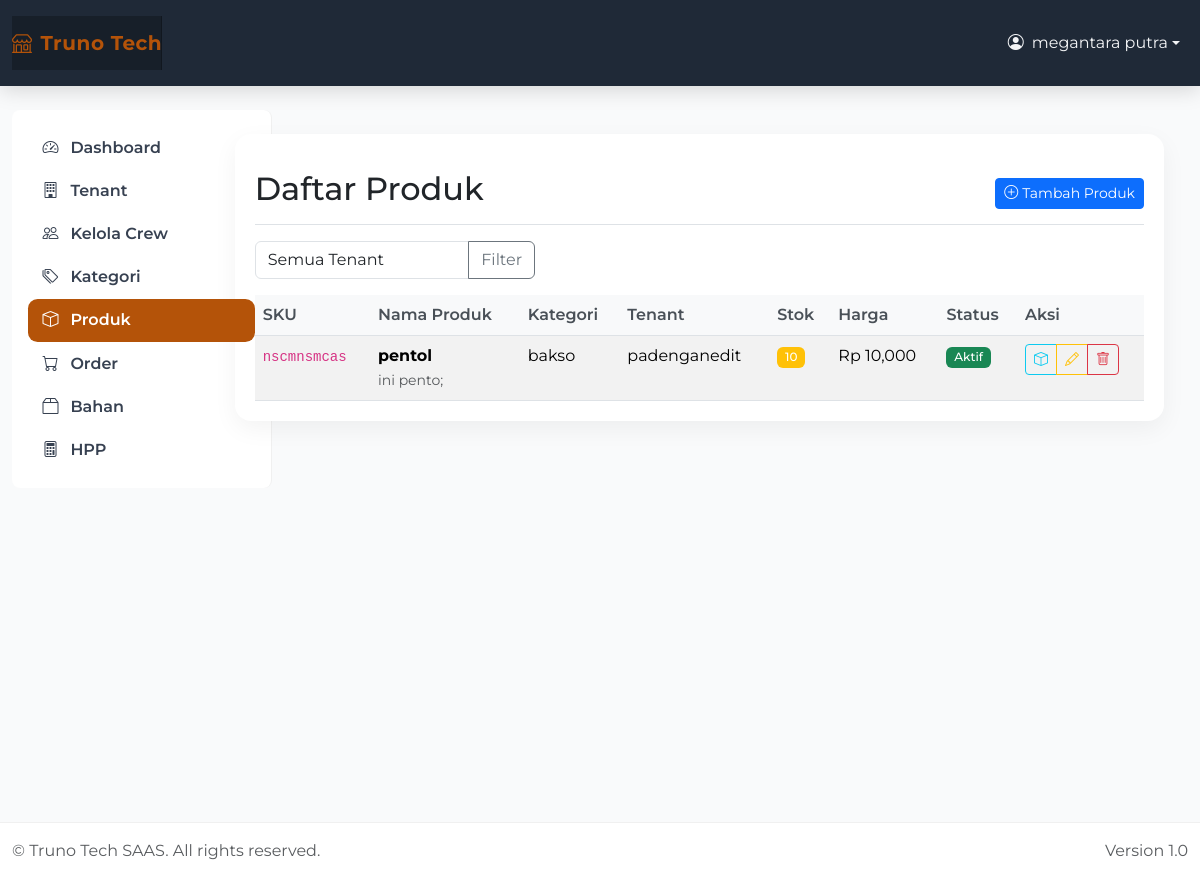
The page /products/ (signed in) on the database its author committed.
### apps/products/models.py (models this page shows, shortened)
class Product(models.Model):
    tenant = models.ForeignKey(Tenant, on_delete=models.CASCADE, related_name='products')
    category = models.ForeignKey(ProductCategory, on_delete=models.CASCADE, related_name='products')
    sku = models.CharField(max_length=50)
    name = models.CharField(max_length=200)
    description = models.TextField(blank=True)
    qty = models.IntegerField(default=0)
    price = models.BigIntegerField()  # Price in cents/rupiah
    is_active = models.BooleanField(default=True)
    created_by = models.ForeignKey(User, on_delete=models.CASCADE)
    created_at = models.DateTimeField(auto_now_add=True)
    updated_at = models.DateTimeField(auto_now=True)
    @property
    def price_display(self):
        return f"Rp {self.price:,}"
    class Meta:
        db_table = 'products'
        unique_together = ['tenant', 'sku']
        ordering = ['name']

class ProductCategory(models.Model):
    tenant = models.ForeignKey(Tenant, on_delete=models.CASCADE, related_name='categories')
    name = models.CharField(max_length=100)
    description = models.TextField(blank=True)
    created_by = models.ForeignKey(User, on_delete=models.CASCADE)
    created_at = models.DateTimeField(auto_now_add=True)
    updated_at = models.DateTimeField(auto_now=True)
    class Meta:
        db_table = 'product_categories'
        unique_together = ['tenant', 'name']
        ordering = ['name']

### apps/tenants/models.py (models this page shows, shortened)
class Tenant(models.Model):
    owner = models.ForeignKey(User, on_delete=models.CASCADE, related_name='tenants')
    name = models.CharField(max_length=200)
    address = models.TextField()
    phone = models.CharField(max_length=15)
    is_active = models.BooleanField(default=True)
    created_at = models.DateTimeField(auto_now_add=True)
    updated_at = models.DateTimeField(auto_now=True)
    class Meta:
        db_table = 'tenants'
        ordering = ['-created_at']

### apps/products/views.py (the view)
# urls.py: path('', views.product_list_view, name='list'),
@login_required
def product_list_view(request):
    tenants = get_accessible_tenants(request.user)
    products = Product.objects.filter(tenant__in=tenants).select_related('tenant', 'category')
    tenant_filter = request.GET.get('tenant')
    if tenant_filter:
        products = products.filter(tenant_id=tenant_filter)
    return render(request, 'products/product_list.html', {
        'products': products,
        'tenants': tenants,
        'selected_tenant': int(tenant_filter) if tenant_filter else None
    })

### apps/products/views.py (called while the page is built)
def get_accessible_tenants(user):
    if not hasattr(user, 'userprofile'):
        return Tenant.objects.none()
    if user.userprofile.role == 'client':
        return Tenant.objects.filter(owner=user)
    elif user.userprofile.role == 'crew':
        return Tenant.objects.filter(tenant_accesses__crew=user)
    return Tenant.objects.none()

### apps/products/templates/products/product_list.html (shortened to what this page needs)
{% extends 'base.html' %}
{% block content %}
<div class="d-flex justify-content-between flex-wrap flex-md-nowrap align-items-center pt-3 pb-2 mb-3 border-bottom">
    <h1 class="h2">Daftar Produk</h1>
    <div class="btn-toolbar mb-2 mb-md-0">
        <a href="{% url 'products:create' %}" class="btn btn-sm btn-primary">
            <i class="bi bi-plus-circle me-1"></i>Tambah Produk
        </a>
    </div>
</div>
<div class="row mb-3">
    <div class="col-md-4">
        <form method="get">
            <div class="input-group">
                <select name="tenant" class="form-control">
                    <option value="">Semua Tenant</option>
                </select>
                <button class="btn btn-outline-secondary" type="submit">Filter</button>
            </div>
        </form>
    </div>
</div>
{% if products %}
    <div class="table-responsive">
        <table class="table table-striped">
            <thead>
                <tr>
                    <th>SKU</th>
                    <th>Nama Produk</th>
                    <th>Kategori</th>
                    <th>Tenant</th>
                    <th>Stok</th>
                    <th>Harga</th>
                    <th>Status</th>
                    <th>Aksi</th>
                </tr>
            </thead>
            <tbody>
                {% for product in products %}
                <tr>
                    <td><code>{{ product.sku }}</code></td>
                    <td>
                        <strong>{{ product.name }}</strong>
                        {% if product.description %}
                            <br><small class="text-muted">{{ product.description|truncatewords:8 }}</small>
                        {% endif %}
                    </td>
                    <td>{{ product.category.name }}</td>
                    <td>{{ product.tenant.name }}</td>
                    <td>
                        <span class="badge {% if product.qty > 10 %}bg-success{% elif product.qty > 5 %}bg-warning{% else %}bg-danger{% endif %}">
                            {{ product.qty }}
                        </span>
                    </td>
                    <td>{{ product.price_display }}</td>
                    <td>
                        {% if product.is_active %}
                            <span class="badge bg-success">Aktif</span>
                        {% else %}
                            <span class="badge bg-secondary">Nonaktif</span>
                        {% endif %}
                    </td>
                    <td>
                        <div class="btn-group btn-group-sm" role="group">
                            <a href="{% url 'products:stock_adjustment' product.id %}"
                               class="btn btn-outline-info" title="Atur Stok">
                                <i class="bi bi-box"></i>
                            </a>
                            <a href="{% url 'products:edit' product.id %}"
                               class="btn btn-outline-warning" title="Edit">
                                <i class="bi bi-pencil"></i>
                            </a>
                            <a href="{% url 'products:delete' product.id %}"
                               class="btn btn-outline-danger" title="Hapus"
                               onclick="return confirm('Yakin ingin menghapus produk ini?')">
                                <i class="bi bi-trash"></i>
                            </a>
                        </div>
                    </td>
                </tr>
                {% endfor %}
            </tbody>
        </table>
    </div>
{% endif %}
{% endblock %}

### templates/base.html (shortened to what this page needs)
{% load static %}
<!DOCTYPE html>
<html lang="id" data-bs-theme="light">
<head>
  <link href="https://cdn.jsdelivr.net/npm/bootstrap@5.3.3/dist/css/bootstrap.min.css" rel="stylesheet" />
  <link href="https://cdn.jsdelivr.net/npm/bootstrap-icons@1.11.3/font/bootstrap-icons.css" rel="stylesheet" />
  <link rel="stylesheet" href="{% static 'css/custom.css' %}">
</head>
<body class="d-flex flex-column">
{% if user.is_authenticated %}
  <nav class="navbar navbar-expand-lg navbar-dark app-navbar py-3">
    <div class="container-fluid">
      <a class="navbar-brand d-flex align-items-center" href="{% url 'dashboard:home' %}">
        <i class="bi bi-shop me-2"></i>
        Truno Tech
      </a>
      <div class="collapse navbar-collapse" id="topbarNav">
        <ul class="navbar-nav ms-auto">
          <li class="nav-item dropdown">
            <a class="nav-link dropdown-toggle d-flex align-items-center" href="#" role="button" data-bs-toggle="dropdown" aria-expanded="false">
              <i class="bi bi-person-circle me-2"></i>
              {{ user.get_full_name|default:user.username }}
            </a>
          </li>
        </ul>
      </div>
    </div>
  </nav>
  <div class="container-fluid app-shell py-4">
    <div class="row g-3">
      <aside class="col-lg-3 col-xl-2 d-none d-lg-block">
        <div class="app-sidebar rounded-3 p-3">
          <div class="sidebar-inner">
            {% url 'dashboard:home' as dashboard_url %}
            {% url 'accounts:create_client' as create_client_url %}
            {% url 'tenants:list' as tenants_url %}
            {% url 'accounts:create_crew' as create_crew_url %}
            {% url 'products:category_list' as category_url %}
            {% url 'products:list' as products_url %}
            {% url 'orders:list' as orders_url %}
            {% url 'hpp:bahan_list' as bahan_url %}
            {% url 'hpp:list' as hpp_url %}
            <nav class="nav flex-column side-nav">
              <a class="nav-link {% if request.path == dashboard_url %}active{% endif %}" href="{{ dashboard_url }}">
                <i class="bi bi-speedometer2"></i> <span>Dashboard</span>
              </a>
              {% if user.userprofile.role == 'client' %}
                <a class="nav-link {% if request.path == tenants_url %}active{% endif %}" href="{{ tenants_url }}">
                  <i class="bi bi-building"></i> <span>Tenant</span>
                </a>
                <a class="nav-link {% if request.path == create_crew_url %}active{% endif %}" href="{{ create_crew_url }}">
                  <i class="bi bi-people"></i> <span>Kelola Crew</span>
                </a>
              {% endif %}
              {% if user.userprofile.role == 'client' or user.userprofile.role == 'crew' %}
                <a class="nav-link {% if request.path == category_url %}active{% endif %}" href="{{ category_url }}">
                  <i class="bi bi-tags"></i> <span>Kategori</span>
                </a>
                <a class="nav-link {% if request.path == products_url %}active{% endif %}" href="{{ products_url }}">
                  <i class="bi bi-box"></i> <span>Produk</span>
                </a>
                <a class="nav-link {% if request.path == orders_url %}active{% endif %}" href="{{ orders_url }}">
                  <i class="bi bi-cart"></i> <span>Order</span>
                </a>
              {% endif %}
              {% if user.userprofile.role == 'client' %}
                <a class="nav-link {% if request.path == bahan_url %}active{% endif %}" href="{{ bahan_url }}">
                  <i class="bi bi-box2"></i> <span>Bahan</span>
                </a>
                <a class="nav-link {% if request.path == hpp_url %}active{% endif %}" href="{{ hpp_url }}">
                  <i class="bi bi-calculator"></i> <span>HPP</span>
                </a>
              {% endif %}
            </nav>
          </div>
        </div>
      </aside>
      <main class="col-lg-9 col-xl-10">
        <div class="app-main">
          <div class="content-wrapper">
            {% block content %}{% endblock %}
          </div>
        </div>
      </main>
    </div>
  </div>
  <footer class="app-footer mt-auto py-3">
    <div class="container-fluid d-flex justify-content-between align-items-center">
      <span class="text-muted">&copy; {{ now|date:'Y' }} Truno Tech SAAS. All rights reserved.</span>
      <span class="text-muted">Version 1.0</span>
    </div>
  </footer>
{% else %}
  <main class="container py-5">
    {% block login_content %}{% endblock %}
  </main>
{% endif %}
</body>
</html>

### static/css/custom.css (style rules this page uses)
body { font-family: 'Segoe UI', Tahoma, Geneva, Verdana, sans-serif; }
.navbar-brand { padding-top: .75rem; padding-bottom: .75rem; font-size: 1rem; background-color: rgba(0, 0, 0, .25); box-shadow: inset -1px 0 0 rgba(0, 0, 0, .25); }
.table { margin-bottom: 0; }
.table th { border-top: none; font-weight: 600; color: #495057; background-color: #f8f9fa; }
.btn { border-radius: 0.375rem; }
.btn-group-sm > .btn, .btn-sm { border-radius: 0.25rem; }
.badge { font-weight: 500; }

### templates/base.html (style rules this page uses)
:root { --brand: #1f2937; --brand-accent: #b45309; --brand-hover: #d97706; --bg-soft: #f9fafb; --radius: 1rem; }
html, body { height: 100%; }
body { background: var(--bg-soft); font-family: 'Montserrat', sans-serif; }
.app-navbar { background: var(--brand); box-shadow: 0 4px 20px rgba(0,0,0,.15); z-index: 1031; }
.app-navbar .navbar-brand { font-weight: 700; font-size: 1.25rem; letter-spacing: .5px; color: var(--brand-accent)!important; }
.app-navbar .nav-link { color: #f3f4f6; }
.app-shell { min-height: calc(100vh - 64px); }
.app-sidebar { width: 260px; background: #ffffff; border-right: 1px solid rgba(0,0,0,.06); }
.sidebar-inner { position: sticky; top: 1rem; }
.app-main { padding: 1.5rem; }
.content-wrapper { background: #fff; border-radius: var(--radius); box-shadow: 0 8px 24px rgba(0,0,0,.05); padding: 1.25rem; }
.side-nav .nav-link { display:flex; align-items:center; gap:.75rem; color:#374151; font-weight:600; padding:.6rem .9rem; border-radius:.6rem; }
.side-nav .nav-link.active { background:var(--brand-accent); color:#fff; }
.app-footer { background:#fff; border-top:1px solid rgba(0,0,0,.06); }

### rows shown on the page
Product: sku "nscmnsmcas", name "pentol", description "ini pento;", category.name "bakso", tenant.name "padenganedit", qty "10", price_display "Rp 10,000", is_active "Aktif"

### other values the page prints
{{ user.get_full_name|default:user.username }} "megantara putra"
